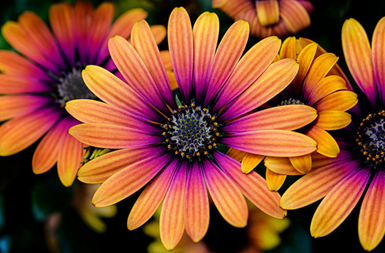
#> input picture Actividad 2/image.png, 385 x 253 px
$ jupyter execute ejemplo_de_opencv.ipynb   (shell and % lines are left out)
#> lines starting #> are read from the running program, lines starting #| are printed output that depends on the picture
# Mi primer proyecto de visión computacional
Este primer proyecto es un ejemplo de cómo utilizar OpenCV de manera efectiva.

[cell 1]
# Importar librerias
import cv2
import numpy as np
import matplotlib.pyplot as plt

[cell 2]
bgr = cv2.imread('image.png')
#> bgr is the input picture: shape (253, 385, 3); mean B, G, R 48.1, 76.3, 142.8
print("El tamaño de la imagen es: ", bgr.shape)
#| El tamaño de la imagen es:  (253, 385, 3)

# Convertir a RGB
rgb = cv2.cvtColor(bgr, cv2.COLOR_BGR2RGB)

# Mostrar la imagen
plt.imshow(rgb)

[cell 3]
# Mostrar la imagen en escala de grises

gray = cv2.cvtColor(bgr, cv2.COLOR_BGR2GRAY)
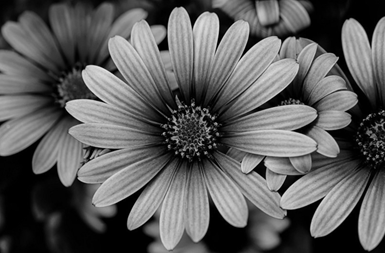
#> gray: shape (253, 385); min 0, max 234, mean 93
plt.imshow(gray, cmap='gray')

[cell 4]
# Mostrar las componenetes de color de la imagen
plt.figure(figsize=(10,5))
plt.subplot(1,3,1)
plt.imshow(bgr[:,:,0], cmap='gray')
plt.title('Canal Azul')
plt.subplot(1,3,2)
plt.imshow(bgr[:,:,1], cmap='gray')
plt.title('Canal Verde')
plt.subplot(1,3,3)
plt.imshow(bgr[:,:,2], cmap='gray')
plt.title('Canal Rojo')
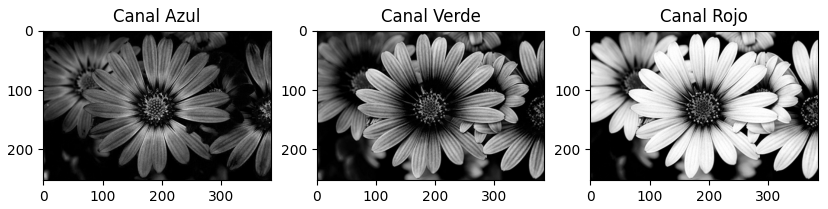
#> figure drawn by matplotlib, 3 panels

[cell 5]
# Mostrar las componenetes HLS de la imagen
hls = cv2.cvtColor(bgr, cv2.COLOR_BGR2HLS)
#> hls: shape (253, 385, 3); mean of channels 0, 1, 2 51.5, 90.6, 190.5
plt.figure(figsize=(10,5))
plt.subplot(1,3,1)
plt.imshow(hls[:,:,0], cmap='gray')
plt.title('Canal H')
plt.subplot(1,3,2)
plt.imshow(hls[:,:,1], cmap='gray')
plt.title('Canal L')
plt.subplot(1,3,3)
plt.imshow(hls[:,:,2], cmap='gray')
plt.title('Canal S')
plt.show()
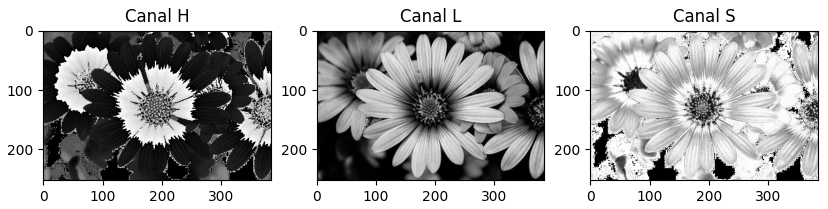
#> figure drawn by matplotlib, 3 panels

[cell 6]
# Ajuste de brillo y contraste
alpha = 1.5 # Contraste
beta = 50   # Brillo

adjusted = cv2.convertScaleAbs(bgr, alpha=alpha, beta=beta)
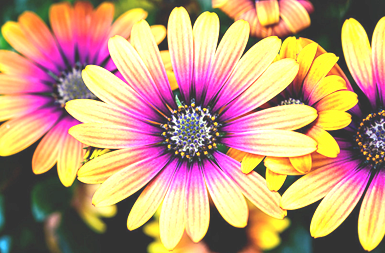
#> adjusted: shape (253, 385, 3); mean B, G, R 121.7, 155.1, 192.6

plt.imshow(cv2.cvtColor(adjusted, cv2.COLOR_BGR2RGB))
plt.title('Brillo y Contraste Ajustados')
plt.show()

[cell 7]
# Aplicar filtro Gaussiano
blurred = cv2.GaussianBlur(bgr, (15, 15), 0)
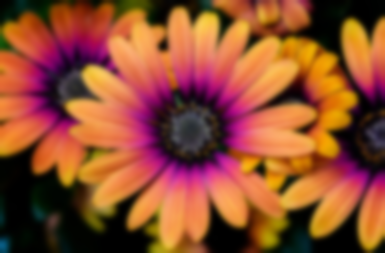
#> blurred: shape (253, 385, 3); mean B, G, R 48.1, 76.3, 142.8
plt.imshow(cv2.cvtColor(blurred, cv2.COLOR_BGR2RGB))
plt.title('Imagen con Filtro Gaussiano')
plt.show()
